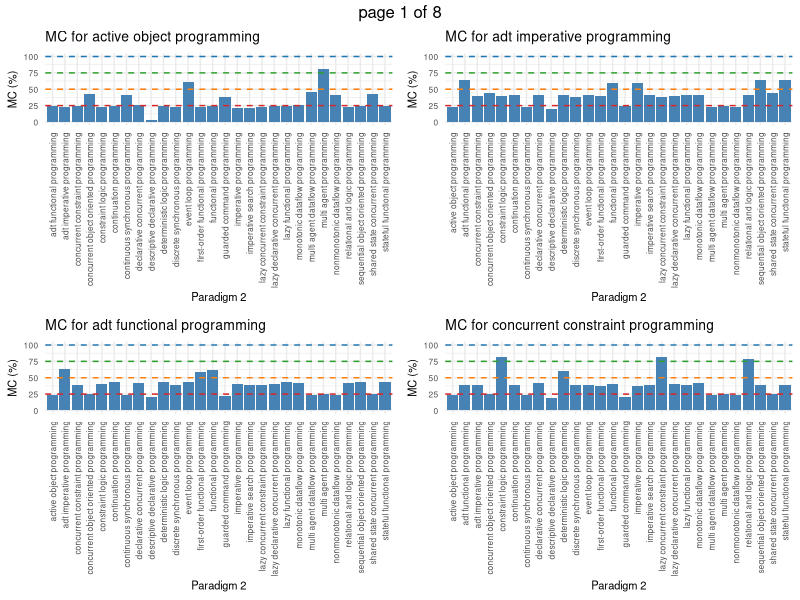
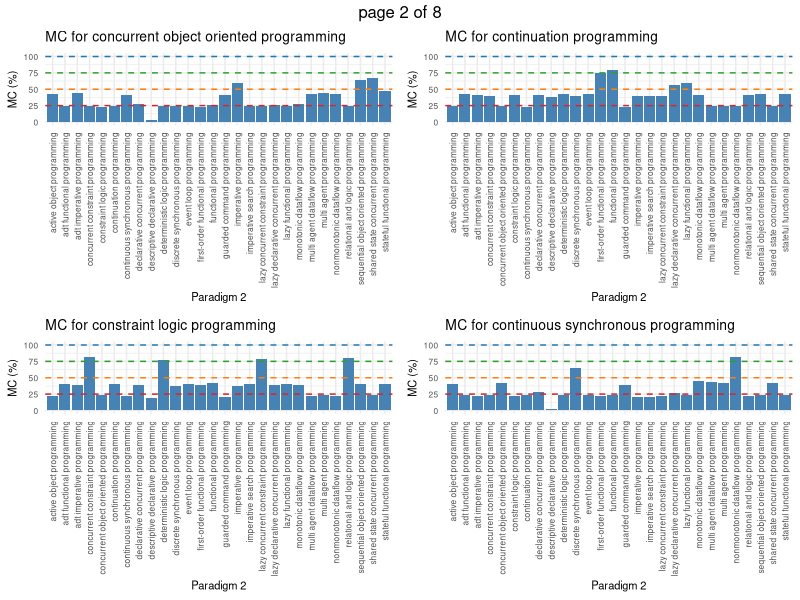
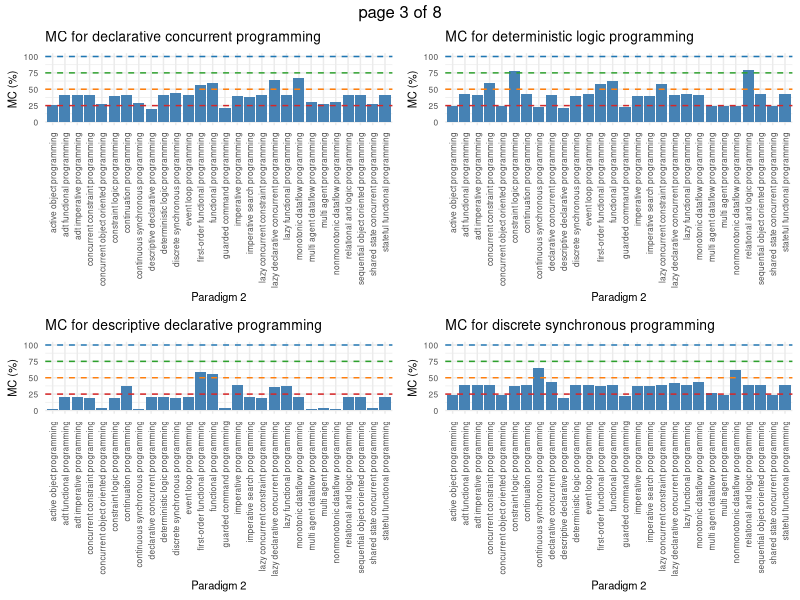
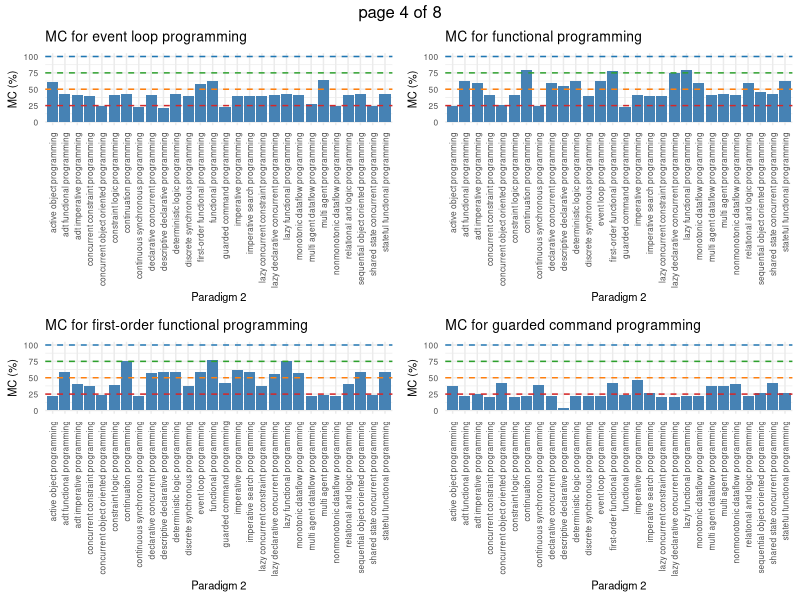
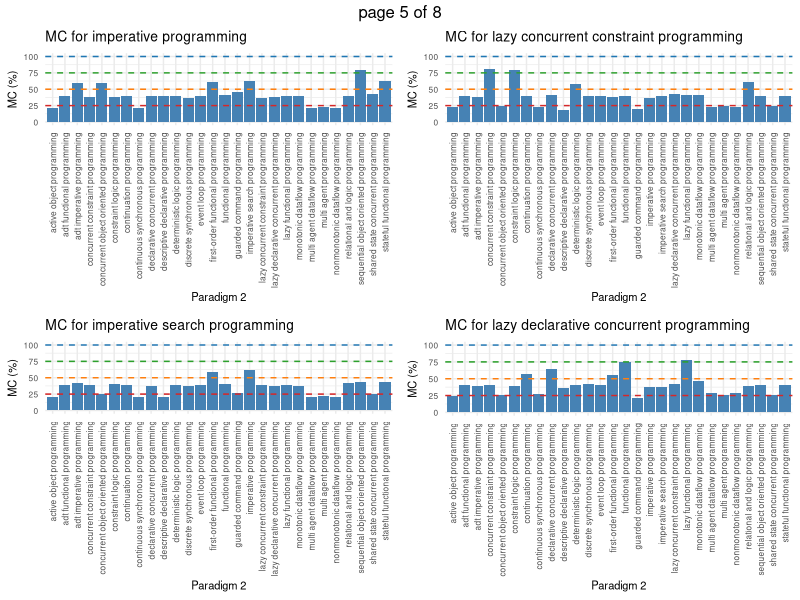
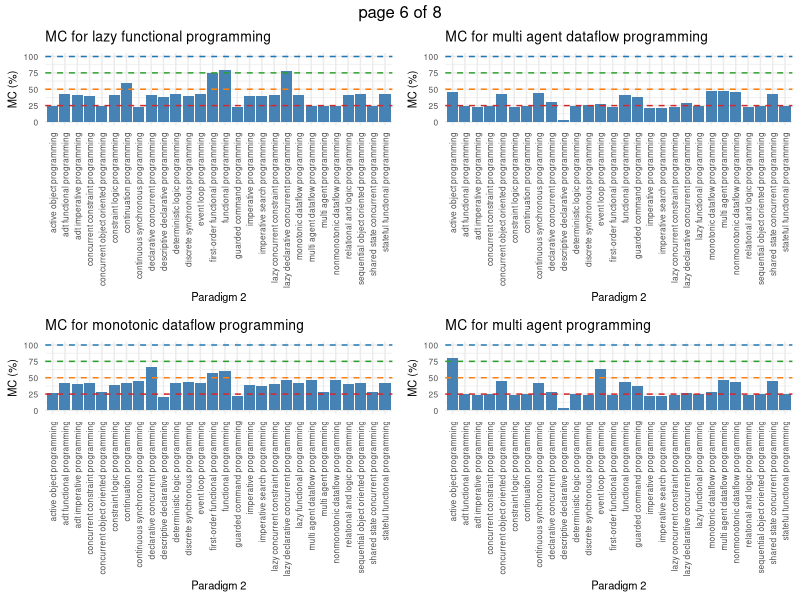
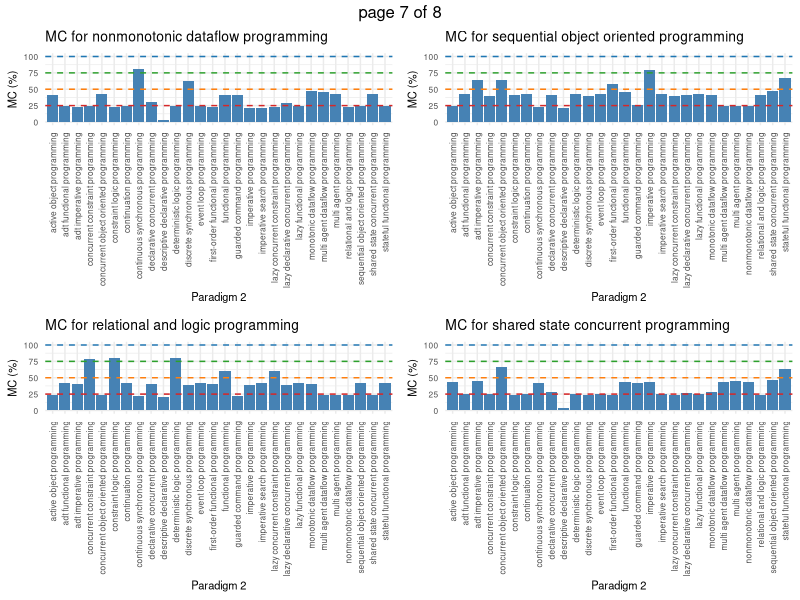
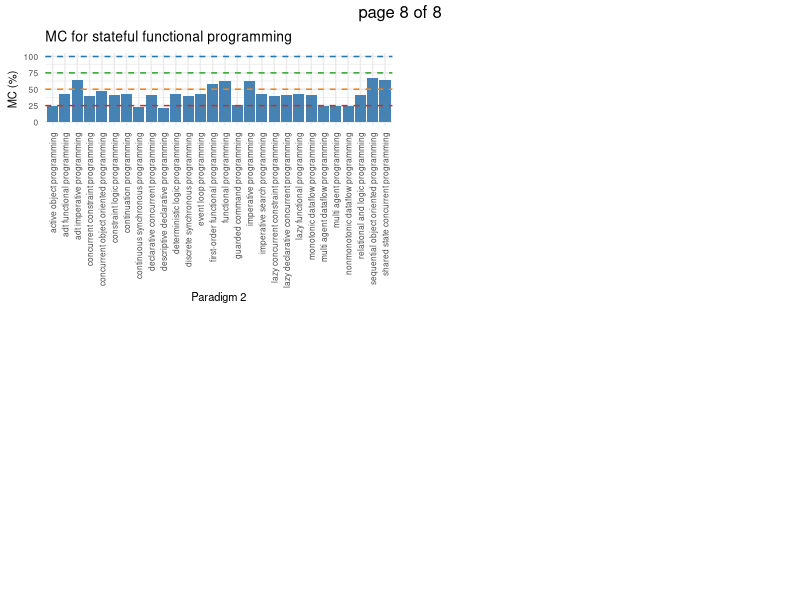

Reproduce these figures in R, in order.
# Charger les packages nécessaires
library(ggplot2)
library(dplyr)
library(readr)
library(gridExtra)

# Lire les données depuis le fichier CSV
data <- read_csv("mc_results.csv")

# Examiner les premières lignes pour vérifier la structure des données
head(data)

# Ajuster les éléments du thème pour diminuer la taille de la police
adjusted_theme <- theme(
  plot.title = element_text(size = 10), # Taille pour le titre du graphique
  axis.title = element_text(size = 8), # Taille pour les titres des axes
  axis.text.x = element_text(angle = 90, vjust = 0.5, size = 6), # Taille et rotation pour le texte de l'axe des x
  axis.text.y = element_text(size = 6), # Taille pour le texte de l'axe des y
  legend.title = element_text(size = 8), # Taille pour le titre de la légende
  legend.text = element_text(size = 6) # Taille pour le texte de la légende
)

# Couleurs pour représenter différentes symbioses
colors <- c("#d62728", "#ff7f0e", "#2ca02c","#1f77b4")


# Calculer le pourcentage de TotalMC si nécessaire
data <- data %>%
  mutate(
    I = as.numeric(I),
    R1 = as.numeric(R1),
    R2 = as.numeric(R2),
    M = as.numeric(M),
    TC = as.numeric(TC),
    NDO = as.numeric(NDO),
    TotalMC = as.numeric(TotalMC),
    TotalMC_Percentage = TotalMC * 100
  )

# Tri par Paradigm1
data_sorted <- data %>%
  arrange(Paradigm1)

# Identifier les valeurs uniques
unique_paradigms <- unique(data_sorted$Paradigm1)

# Diviser les données et créer des graphiques ou des analyses pour chaque paradigme
graphs <- list()
for (paradigm in unique_paradigms) {
  # Filtrer les données pour le paradigme actuel
  subset_data <- filter(data_sorted, Paradigm1 == paradigm)
  
  # Créer le graphique pour le paradigme actuel (exemple)
  # Créer le graphique pour le paradigme actuel avec une échelle y fixée entre 0 et 100
  graph <- ggplot(subset_data, aes(x = Paradigm2, y = TotalMC_Percentage)) +
    geom_bar(stat = "identity", fill = "steelblue") +
    theme_minimal() +
    adjusted_theme +
    labs(title = paste("MC for", paradigm), x = "Paradigm 2", y = "MC (%)") +
    theme(axis.text.x = element_text(angle = 90, hjust = 1)) +
    scale_y_continuous(limits = c(0, 100), breaks = seq(0, 100, by = 25)) # Fixer l'échelle de l'axe y entre 0 et 100 avec un pas de 20
  
  # Ajouter des lignes horizontales à chaque palier de 20% avec des couleurs spécifiques
  for(i in seq_along(colors)) {
    graph <- graph + geom_hline(yintercept = i*25, linetype = "dashed", color = colors[i])
  }
  
  # Stocker le graphique dans la liste
  graphs[[paradigm]] <- graph
  
}

# Sauvegarder tous les graphiques dans un seul fichier PDF
pdf("AllParadigmMCReport.pdf")
marrangeGrob(grobs = lapply(graphs, ggplotGrob), ncol = 2, nrow = 2)
dev.off()

